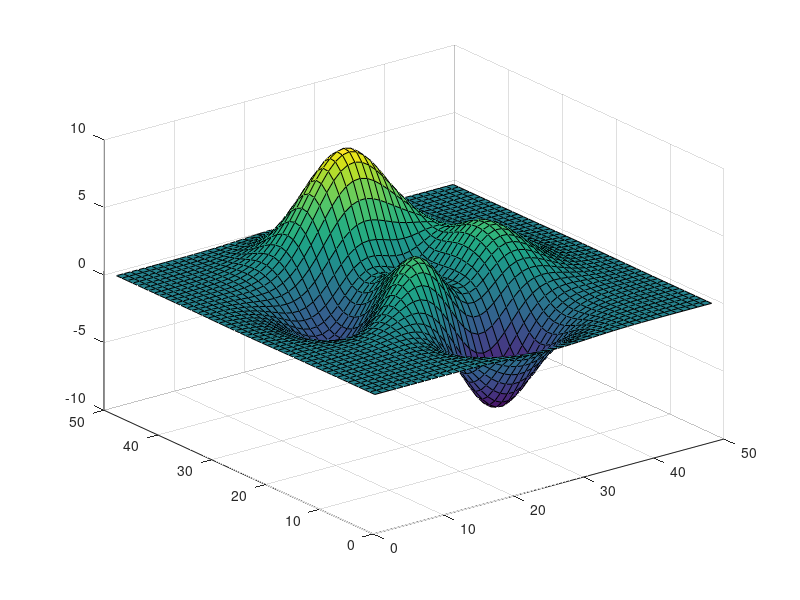

Recreate this plot in MATLAB. (Note: this script raises an error after producing the figure.)
%=============================================================================
% Copyright (c) 2016-present Allan CORNET (Nelson)
%=============================================================================
% This file is part of the Nelson.
%=============================================================================
% LICENCE_BLOCK_BEGIN
% SPDX-License-Identifier: LGPL-3.0-or-later
% LICENCE_BLOCK_END
%=============================================================================
% <--ADV-CLI MODE-->
%=============================================================================
f = figure();
surf(peaks);
colormap('parula');
r = f.Colormap;
assert_isapprox(r(1:2, :), [ 0.2422    0.1504    0.6603;    0.2444    0.1534    0.6728], 1e-4); 
%=============================================================================
